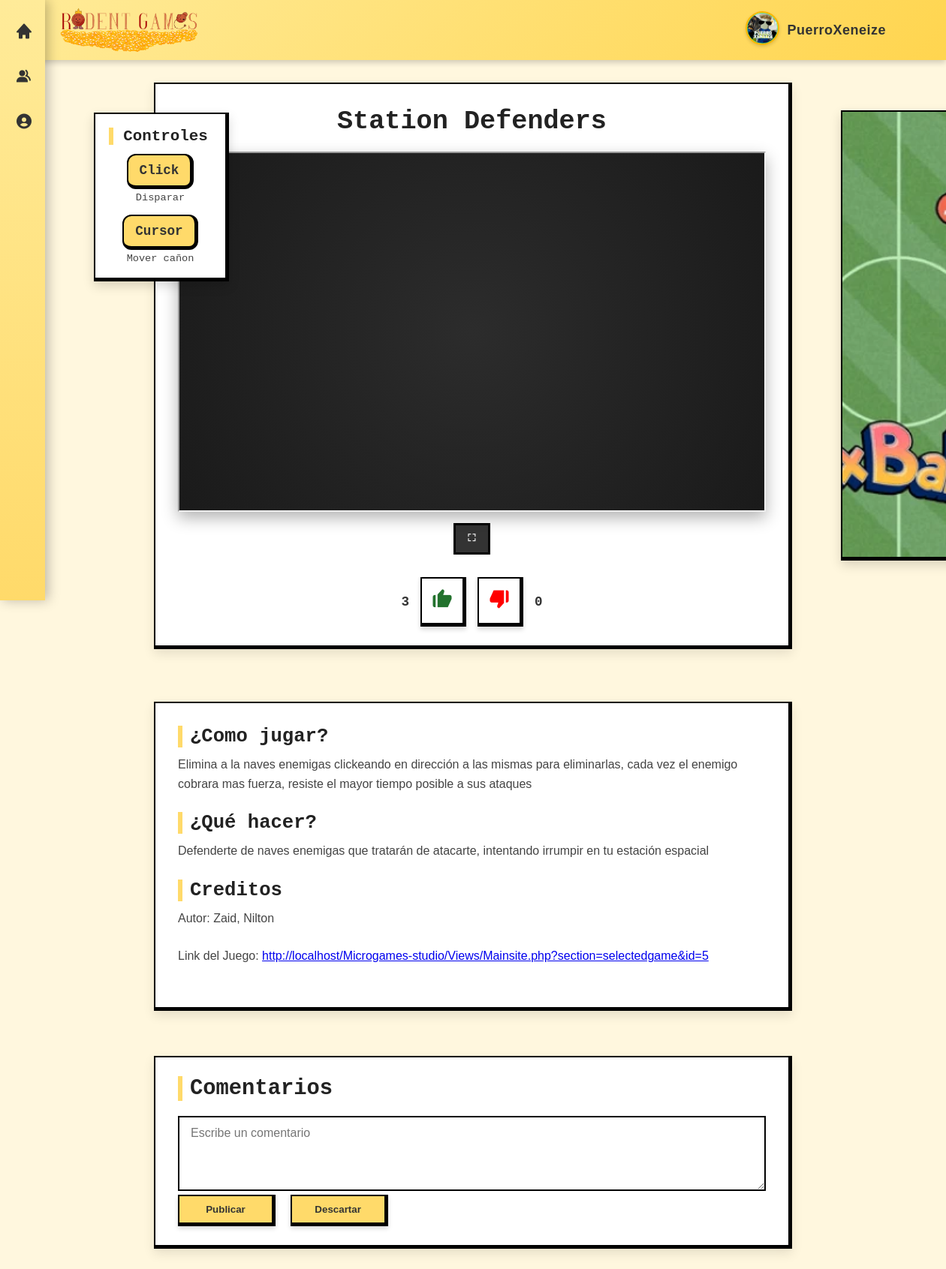
/Views/Mainsite.php?section=selectedgame&id=5 (signed in), run on the app's committed database.
### tables this page shows
CREATE TABLE `juegos` (
  `IDjuego` int(11) NOT NULL,
  `Nombre` varchar(40) NOT NULL,
  `ComoJugar` text DEFAULT NULL,
  `QueHacer` text DEFAULT NULL,
  `direccion` varchar(255) DEFAULT NULL,
  `siLike` int(11) DEFAULT 0,
  `noLike` int(11) DEFAULT 0,
  `Controles` text NOT NULL,
  `Creador` varchar(255) DEFAULT NULL,
  `Pagina` text DEFAULT NULL,
  `imagen` text DEFAULT NULL
);

### Views/selectedgame.php (the view, shortened to what this page needs)
<?php
  require_once '../Includes/Config.php';
if (isset($_GET['id'])) {
    $idJuego = $_GET['id'];
    $query = "SELECT * FROM juegos WHERE IDjuego = ?";
    $stmt = $conexion->prepare($query);
    $stmt->bind_param("i", $idJuego);
    $stmt->execute();
    $resultado = $stmt->get_result();
    if ($row = $resultado->fetch_assoc()) {
        $nombre = $row['Nombre'];
        $comoJugar = $row['ComoJugar'];
        $queHacer = $row['QueHacer'];
        $direccion = $row['direccion'];
        $like = $row['siLike'];
        $dislike = $row['noLike'];
        $controles = $row['Controles'];
        $creador = $row['Creador'];
        $linkPagina = $row['Pagina'];
        $id = $_SESSION['id'] ?? null;
    } else {
        $nombre = "Juego no encontrado";
        $comoJugar = $queHacer = "No hay información disponible.";
    }
}
?>
<div class="contenedorJuego">
  <h1><?= htmlspecialchars($nombre) ?></h1>
  <div class="screen">
    <iframe src="<?= $direccion ?>" height="480px" width= "100%"></iframe></div>
    <button id="expandirPantalla" class="btnExpandir">
    <i class='bx bx-fullscreen'></i>
    </button>
    <?php if ($id): ?>
    <div class="acciones">
    <span class="count" id="likes"><?= $like ?></span>
    <button class="like" onclick="aumentar(<?= $idJuego ?>, <?= $id ?>)"><i class='bx bxs-like'></i></button>
    <button class="dislike" onclick="disminuir(<?= $idJuego ?>, <?= $id ?>)"><i class='bx bxs-dislike'></i></button>
    <span class="count" id="dislike"><?= $dislike ?></span>
  <?php endif; ?>
    </div>
    <div class="publicidad">
      <img id="anuncio" src="" alt="Publicidad lateral">
    </div>
</div>
<div class="guiaControles">
  <h2>Controles</h2>
  <?php
    if (!empty($controles)) {
        $lineas = preg_split('/\r\n|\r|\n/', $controles);
        echo "<div class='listaControles'>";
        foreach ($lineas as $linea) {
            $linea = trim($linea);
            if ($linea !== "") {
                if (strpos($linea, "=") !== false) {
                    list($tecla, $accion) = array_map('trim', explode("=", $linea));
                } else {
                    $tecla = $linea;
                    $accion = "";
                }
                echo "
                <div class='controlItem'>
                    <div class='teclaVisual'>" . htmlspecialchars($tecla) . "</div>
                    <div class='accionVisual'>" . htmlspecialchars($accion) . "</div>
                </div>";
            }
        }
        echo "</div>";
    } else {
        echo "<p>No hay controles definidos.</p>";
    }
  ?>
</div>
<div class="contenedorTutorial">
  <h1>¿Como jugar?</h1>
  <p><?= nl2br(htmlspecialchars($comoJugar)) ?></p>
  <h1>¿Qué hacer?</h1>
  <p><?= nl2br(htmlspecialchars($queHacer)) ?></p>
  <h1>Creditos</h1>
  <p> Autor: <?= nl2br(htmlspecialchars($creador)) ?></p>
  <p>Link del Juego: <a href="<?= nl2br(htmlspecialchars($linkPagina)) ?>"><?= nl2br(htmlspecialchars($linkPagina))?></a></p>
</div>
<div class="apartadoComentarios">
  <h1 class="titulocomentarios">Comentarios</h1>
  <textarea class="comentar" id="texto" placeholder="Escribe un comentario"></textarea><br>
  <button class="publicar" id="publicacion">Publicar</button>
  <button class="publicar" id="descartacion">Descartar</button>
</div>

### CSS/header.css (style rules this page uses)
* { margin: 0; padding: 0; box-sizing: border-box; }

### CSS/selectedgame.css (style rules this page uses)
.contenedorJuego { background: #ffffff; border-width: 7px; padding: 25px 30px; margin: 0 auto 70px auto; max-width: 850px; box-shadow: 0 6px 14px rgba(0,0,0,0.1); text-align: center; position: relative; margin-top: 30px; border-top: 2px solid #000; border-left: 2px solid #000; border-bottom: 5px solid #000; border-right: 5px solid #000; }
.contenedorJuego h1 { font-size: 2.2rem; color: #222; margin-top: 5px; margin-bottom: 20px; }
.screen { height: 480px; width: 100%; max-width: 850px; margin: 0 auto; background: radial-gradient(circle at center, #2c2c2c 0%, #1a1a1a 100%); position: relative; box-shadow: 0 8px 20px rgba(0,0,0,0.3); display: inline-block; }
.publicidad { position: absolute; top: 35px; right: -230px; height: 600px; width: 160px; overflow: hidden; box-shadow: 0 6px 14px rgba(0,0,0,0.15); background: #fff; display: flex; align-items: center; justify-content: center; border-top: 2px solid #000; border-left: 2px solid #000; border-bottom: 5px solid #000; border-right: 5px solid #000; background: #ffda6a; }
.publicidad img { width: 100%; height: 100%; object-fit: cover; }
.acciones { display: flex; justify-content: center; align-items: center; gap: 15px; margin-top: 20px; }
.acciones .count { font-size: 1.1rem; color: #333; font-weight: bold; }
.acciones button { background: #ffffff; border: none; font-size: 30px; cursor: pointer; padding: 12px; border-top: 2px solid #000; border-left: 2px solid #000; border-bottom: 5px solid #000; border-right: 5px solid #000; box-shadow: 0 4px 6px rgba(0,0,0,0.15); transition: transform 0.25s, background 0.25s; }
.like { color: #22722d; }
.dislike { color: #ff0000; }
.contenedorTutorial { background: #ffffff; padding: 30px; margin: 0 auto 60px auto; max-width: 850px; box-shadow: 0 6px 14px rgba(0,0,0,0.1); border-top: 2px solid #000; border-left: 2px solid #000; border-bottom: 5px solid #000; border-right: 5px solid #000; }
.contenedorTutorial h1 { font-size: 1.6rem; color: #222; margin-bottom: 10px; border-left: 6px solid #ffda6a; padding-left: 10px; }
.contenedorTutorial p { font-size: 1rem; line-height: 1.6; color: #444; margin-bottom: 25px; font-family: "Acme", sans-serif; }
.apartadoComentarios { border-top: 2px solid #000; border-left: 2px solid #000; border-bottom: 5px solid #000; border-right: 5px solid #000; background: #ffffff; padding: 25px 30px; margin: 0 auto 50px auto; max-width: 850px; box-shadow: 0 6px 14px rgba(0,0,0,0.1); }
.titulocomentarios { font-size: 1.8rem; color: #222; margin-bottom: 20px; border-left: 6px solid #ffda6a; padding-left: 10px; }
.comentar { width: 100%; height: 100px; font-size: 16px; padding: 10px 15px; resize: vertical; border: 2px solid #000000; font-family: inherit; line-height: 1.4; transition: all 0.2s ease; font-family: "Acme", sans-serif; border-color: 4px solid #000; background: #ffffff; }
.publicar { width: 130px; height: 42px; border: none; border-top: 2px solid #000; border-left: 2px solid #000; border-bottom: 5px solid #000; border-right: 5px solid #000; background: #ffda6a; color: #333; font-weight: bold; cursor: pointer; transition: all 0.25s ease; margin-right: 10px; box-shadow: 0 3px 6px rgba(0,0,0,0.15); }
.btnExpandir { margin: 10px 0; padding: 10px 15px; background: #333; color: #fff; border: 3px solid #000; cursor: pointer; font-family: PixelFont; image-rendering: pixelated; }
.guiaControles { position: absolute; top: 150px; width: 180px; padding: 18px; box-shadow: 0 6px 14px rgba(0,0,0,0.15); text-align: center; margin-left: 50px; left: 75px; border-top: 2px solid #000; border-left: 2px solid #000; border-bottom: 5px solid #000; border-right: 5px solid #000; background: #ffffff; }
.guiaControles h2 { font-size: 1.3rem; margin-bottom: 12px; border-left: 6px solid #ffda6a; padding-left: 8px; color: #222; }
.listaControles { display: flex; flex-direction: column; gap: 15px; }
.controlItem { display: flex; flex-direction: column; align-items: center; }
.teclaVisual { padding: 10px 15px; border-radius: 12px; font-weight: bold; font-size: 1.1rem; min-width: 60px; text-align: center; border-top: 2px solid #000; border-left: 2px solid #000; border-bottom: 5px solid #000; border-right: 5px solid #000; background: #ffda6a; }
.accionVisual { font-size: 0.85rem; color: #444; margin-top: 4px; }

### data on the page
juegos: Nombre "Station Defenders", siLike "3", noLike "0", ComoJugar "Elimina a la naves enemigas clickeando en dirección a las mismas para eliminarlas, cada vez el enemigo cobrara mas fuerza, resiste el mayor tiempo posible a sus ataques", QueHacer "Defenderte de naves enemigas que tratarán de atacarte, intentando irrumpir en tu estación espacial", Creador "Zaid, Nilton", Pagina "http://localhost/Microgames-studio/Views/Mainsite.php?section=selectedgame&id=5"

### other printed values
$_SESSION["usuario"] "PuerroXeneize"
$tecla "Click"
$accion "Disparar"
$tecla "Cursor"
$accion "Mover cañon"
